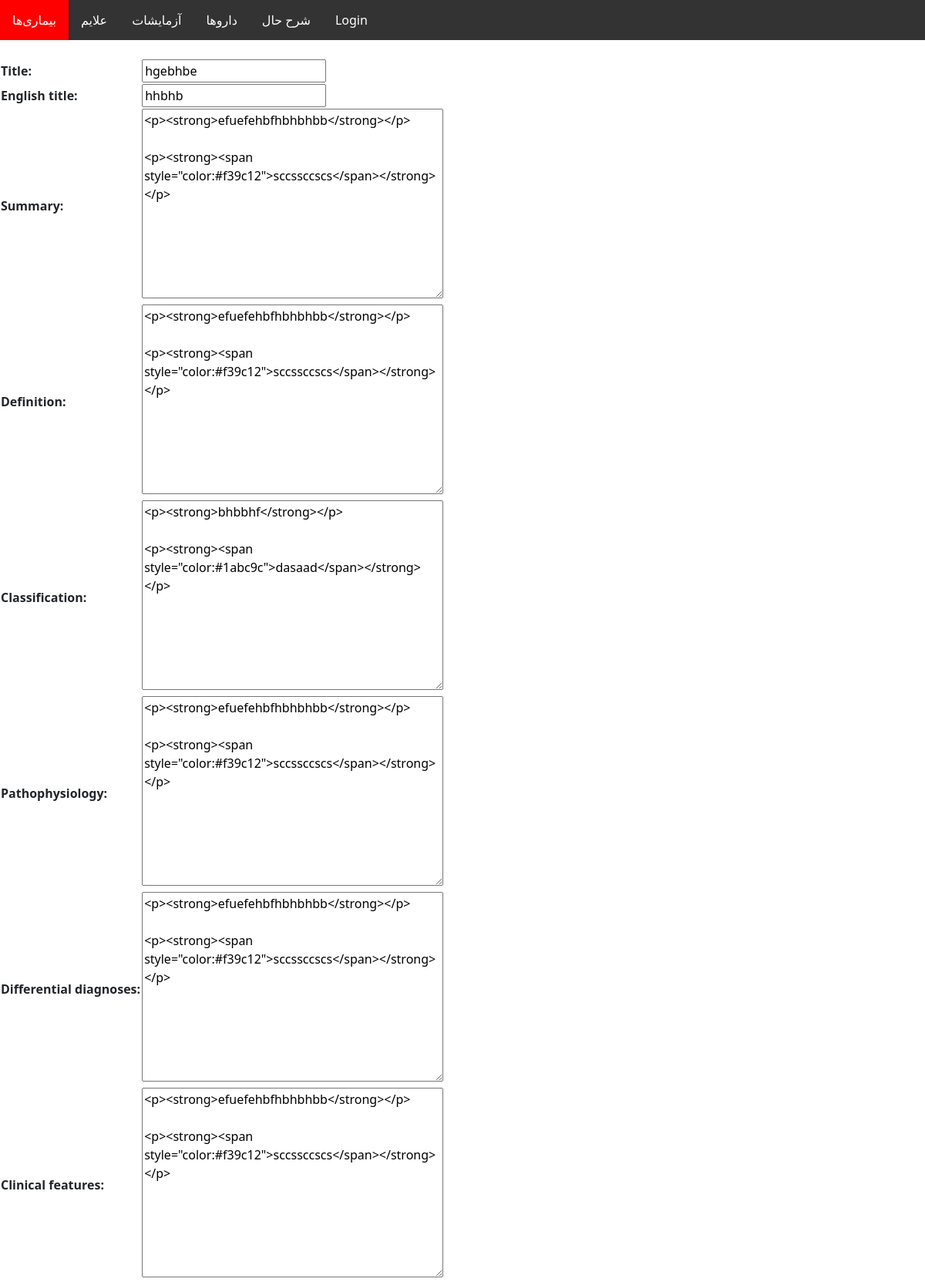
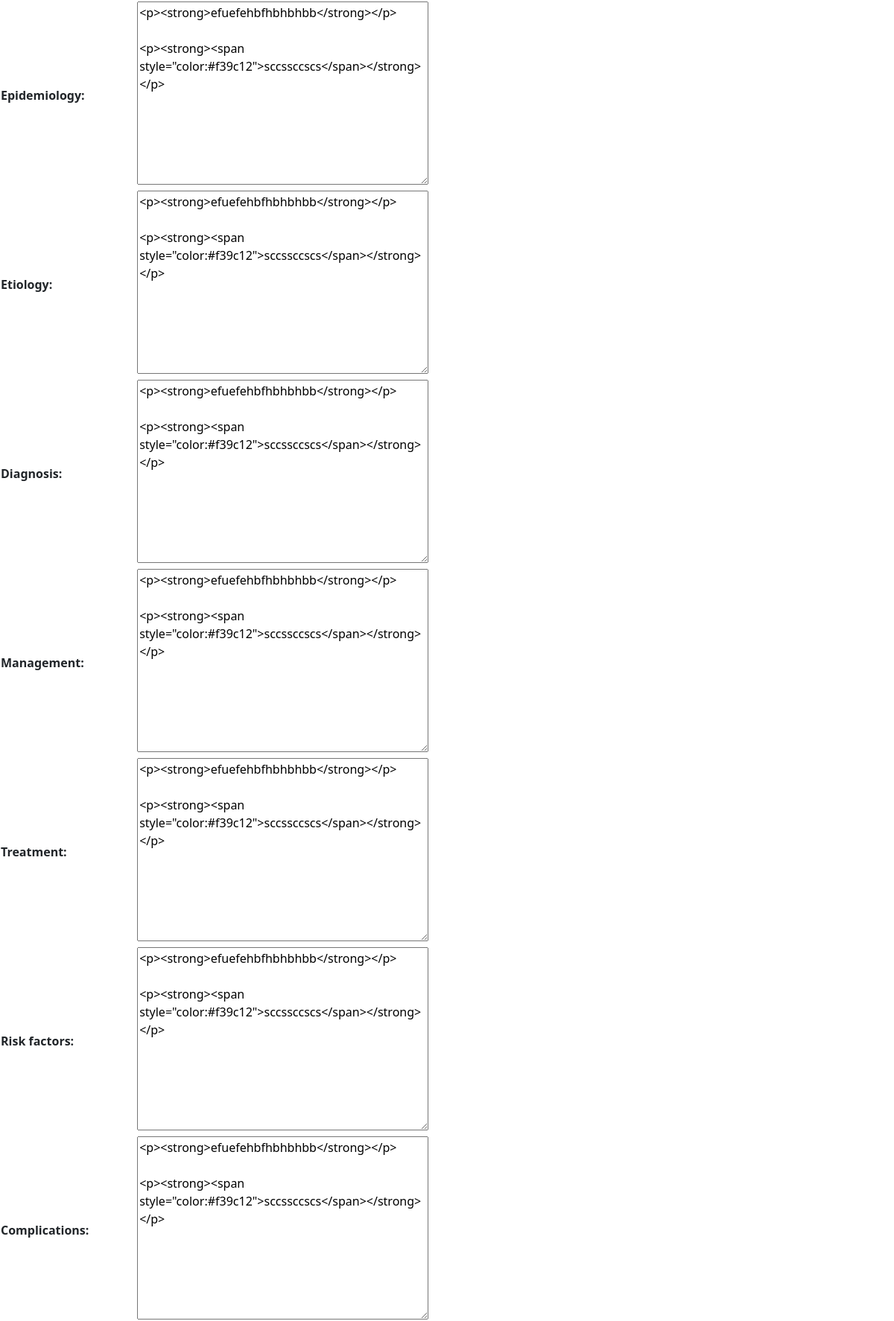
/sickness/15/update_sickness/ (upper part), run on the app's committed database (2 pictures, top to bottom).
### sickness/models.py (models this page shows, shortened)
class Sickness(models.Model):
    title = models.CharField(max_length=100)
    english_title = models.CharField(max_length=100)
    summary = RichTextField()
    definition = RichTextField(blank=True, null=True)
    classification = RichTextField(blank=True, null=True)
    pathophysiology = RichTextField(blank=True, null=True)
    differential_diagnoses = RichTextField(blank=True, null=True)
    clinical_features = RichTextField(blank=True, null=True)
    epidemiology = RichTextField(blank=True, null=True)
    etiology = RichTextField(blank=True, null=True)
    diagnosis = RichTextField(blank=True, null=True)
    management = RichTextField(blank=True, null=True)
    treatment = RichTextField(blank=True, null=True)
    risk_factors = RichTextField(blank=True, null=True)
    complications = RichTextField(blank=True, null=True)
    prognosis = RichTextField(blank=True, null=True)
    prevention = RichTextField(blank=True, null=True)
    other_names = RichTextField(blank=True, null=True)
    gallery = models.ImageField(blank=True, null=True, upload_to='SicknessGallery/')
    references = models.CharField(max_length=500, blank=True, null=True)
    created_at = models.DateTimeField(auto_now_add=True)
    updated_at = models.DateTimeField(auto_now=True)

### sickness/views.py (the view)
# urls.py: path('<int:pk>/update_sickness/', views.SicknessUpdate.as_view(), name='sickness_update'),
class SicknessUpdate(generic.UpdateView):
    model = Sickness
    fields = ['title', 'english_title', 'summary', 'definition', 'classification', 'pathophysiology',
              'differential_diagnoses', 'clinical_features', 'epidemiology', 'etiology', 'diagnosis', 'management',
              'treatment', 'risk_factors', 'complications', 'prognosis', 'prevention', 'other_names', 'gallery']
    template_name = 'sickness/sickness_update.html'

### sickness/templates/sickness/sickness_update.html (shortened to what this page needs)
{% extends '_base.html' %}
{% block content %}
    <form method="post">
        <table>
    <div class="form-outline">
        {{form.as_table}}
        <br>
    </div>
        </table>
    </form>
{% endblock %}

### data on the page
Sickness: title "hgebhbe", english_title "hhbhb", summary "<p><strong>efuefehbfhbhbhbb</strong></p> <p><strong><span style=\"color:#f39c12\">sccssccscs</span></strong></p>", definition "<p><strong>efuefehbfhbhbhbb</strong></p> <p><strong><span style=\"color:#f39c12\">sccssccscs</span></strong></p>", classification "<p><strong>bhbbhf</strong></p> <p><strong><span style=\"color:#1abc9c\">dasaad</span></strong></p>", pathophysiology "<p><strong>efuefehbfhbhbhbb</strong></p> <p><strong><span style=\"color:#f39c12\">sccssccscs</span></strong></p>", differential_diagnoses "<p><strong>efuefehbfhbhbhbb</strong></p> <p><strong><span style=\"color:#f39c12\">sccssccscs</span></strong></p>", clinical_features "<p><strong>efuefehbfhbhbhbb</strong></p> <p><strong><span style=\"color:#f39c12\">sccssccscs</span></strong></p>", epidemiology "<p><strong>efuefehbfhbhbhbb</strong></p> <p><strong><span style=\"color:#f39c12\">sccssccscs</span></strong></p>", etiology "<p><strong>efuefehbfhbhbhbb</strong></p> <p><strong><span style=\"color:#f39c12\">sccssccscs</span></strong></p>", diagnosis "<p><strong>efuefehbfhbhbhbb</strong></p> <p><strong><span style=\"color:#f39c12\">sccssccscs</span></strong></p>", management "<p><strong>efuefehbfhbhbhbb</strong></p> <p><strong><span style=\"color:#f39c12\">sccssccscs</span></strong></p>", treatment "<p><strong>efuefehbfhbhbhbb</strong></p> <p><strong><span style=\"color:#f39c12\">sccssccscs</span></strong></p>", risk_factors "<p><strong>efuefehbfhbhbhbb</strong></p> <p><strong><span style=\"color:#f39c12\">sccssccscs</span></strong></p>", complications "<p><strong>efuefehbfhbhbhbb</strong></p> <p><strong><span style=\"color:#f39c12\">sccssccscs</span></strong></p>"
